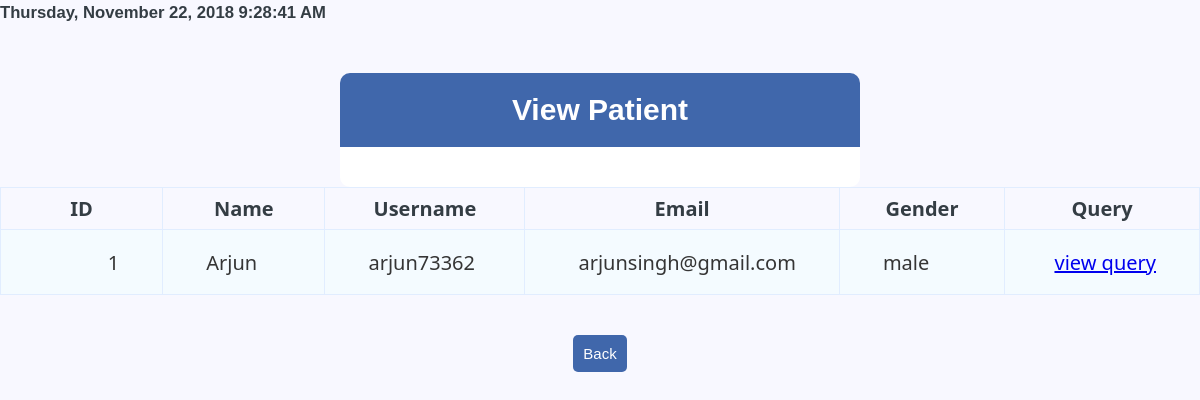
The page /viewpatient1.php?specialist=psychiatrist on the database its author committed.
### tables this page shows
CREATE TABLE `appointment` (
  `id` int(10) NOT NULL,
  `name` varchar(20) NOT NULL,
  `username` varchar(50) NOT NULL,
  `email` varchar(20) NOT NULL,
  `gender` varchar(5) NOT NULL,
  `date` varchar(10) NOT NULL,
  `specialist` varchar(100) NOT NULL,
  `query` varchar(200) NOT NULL,
  `prescription` varchar(200) NOT NULL
);

### viewpatient1.php (the view, shortened to what this page needs)
<!DOCTYPE html>
<html>
<head>
  <link rel="stylesheet" type="text/css" href="style.css">
</head>
<body>
<span id="clock"  >
</span>
  <div class="header">
    <h2>View Patient</h2>
  </div>
  <div class="content">
</div>
  <div>
    <table align="center" width='100%' border='0' cellpadding='0' cellspacing='1' class="data-table">
        <tr>
         <th   class='data-table'> ID</th>
         <th   class='data-table'>Name </th>
         <th   class='data-table'>Username </th>
         <th  class='data-table'>Email</th>
          <th  class='data-table'>Gender</th>
          <th  class='data-table'>Query</th>
        </tr>
    <?php
      $specialist=$_GET['specialist'];
      $db = mysqli_connect('localhost', 'root', '');
        mysqli_select_db($db,'medical');
      $sql = "SELECT * FROM appointment where specialist='$specialist'";
        $retval = mysqli_query($db , $sql );
         echo"<form method='post'  class='input-group' action='index1.php'>";
        while($row = mysqli_fetch_array($retval, MYSQLI_ASSOC)) {
            echo"<tr>";
            echo"<td  height='50' name='id' class='data-table' value=''>{$row['id']}</td>" ;
            echo "<td  height='50' name='name' class='data-table' value=''>{$row['name']}</td>" ;
            echo "<td  height='50' name='name' class='data-table' value=''>{$row['username']}</td>" ;
            echo "<td  height='50' name='name' class='data-table' value=''>{$row['email']}</td>" ;
            echo "<td  height='50' name='name' class='data-table' value=''>{$row['gender']}</td>" ;
            echo "<td  height='50' name='name' class='data-table' value=''><a href='patientquery.php?username={$row['username']}'>view query</a></td>" ;
            echo"</tr>";
            }
            echo"</table>";
      ?>
    <center>
   <button type="button" onclick="location.href='index1.php'" class="btn" style="margin-top: 40px;" >Back</button>
      </center>
      </div>
</body>
</html>

### style.css (style rules this page uses)
* { margin: 0px; padding: 0px; }
body { font-size: 120%; background: #F8F8FF; }
.header { width: 40%; margin: 50px auto 0px; color: white; background: #4067AB; text-align: center; border: 0px solid #B0C4DE; border-bottom: none; border-radius: 10px 10px 0px 0px; padding: 20px; }
form, .content { width: 40%; height: auto; margin: 0px auto; padding: 20px; border: 0px solid #B0C4DE; background: white; border-radius: 0px 0px 10px 10px; }
.input-group { margin: 10px 0px 10px 0px; }
.btn { padding: 10px; font-size: 15px; color: white; background: #4067AB; border: none; border-radius: 5px; }
body { font-size: 20px; color: #343d44; font-family: "segoe-ui", "open-sans", tahoma, arial; padding: 0; margin: 0; }
table { margin: auto; font-family: "Lucida Sans Unicode", "Lucida Grande", "Segoe Ui"; font-size: 12px; }
table td { transition: all .5s; }
.data-table { border-collapse: collapse; font-size: 20px; min-width: 70px; }
.data-table th, .data-table td { border: 1px solid #e1edff; padding: 7px 43px; }
.data-table tbody td { color: #353535; }
.data-table tbody td:first-child, .data-table tbody td:nth-child(4), .data-table tbody td:last-child { text-align: right; }
.data-table tbody tr:nth-child(odd) td { background-color: #f4fbff; }

### rows shown on the page
appointment: id "1", name "Arjun", username "arjun73362", email "arjunsingh@gmail.com", gender "male"
